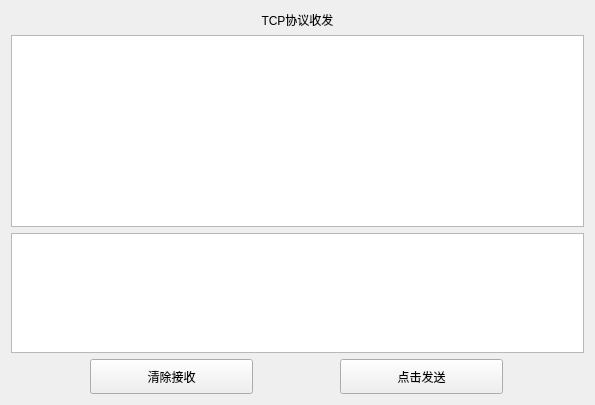
          <widget class="QWidget" name="tab_tcp">
           <attribute name="title">
            <string>TCP</string>
           </attribute>
           <layout class="QVBoxLayout" name="verticalLayout_9">
            <item>
             <widget class="QLabel" name="label_17">
              <property name="text">
               <string>TCP协议收发</string>
              </property>
              <property name="alignment">
               <set>Qt::AlignCenter</set>
              </property>
             </widget>
            </item>
            <item>
             <widget class="QPlainTextEdit" name="ptedit_TcpRec"/>
            </item>
            <item>
             <widget class="QPlainTextEdit" name="ptedit_TcpSen">
              <property name="maximumSize">
               <size>
                <width>16777215</width>
                <height>120</height>
               </size>
              </property>
             </widget>
            </item>
            <item>
             <layout class="QHBoxLayout" name="horizontalLayout_7" stretch="0,20,10,20,10">
              <item>
               <spacer name="horizontalSpacer_13">
                <property name="orientation">
                 <enum>Qt::Horizontal</enum>
                </property>
                <property name="sizeHint" stdset="0">
                 <size>
                  <width>79</width>
                  <height>20</height>
                 </size>
                </property>
               </spacer>
              </item>
              <item>
               <widget class="QPushButton" name="pbtn_TcpClear">
                <property name="minimumSize">
                 <size>
                  <width>0</width>
                  <height>35</height>
                 </size>
                </property>
                <property name="baseSize">
                 <size>
                  <width>0</width>
                  <height>0</height>
                 </size>
                </property>
                <property name="text">
                 <string>清除接收</string>
                </property>
               </widget>
              </item>
              <item>
               <spacer name="horizontalSpacer_14">
                <property name="orientation">
                 <enum>Qt::Horizontal</enum>
                </property>
                <property name="sizeHint" stdset="0">
                 <size>
                  <width>118</width>
                  <height>20</height>
                 </size>
                </property>
               </spacer>
              </item>
              <item>
               <widget class="QPushButton" name="pbtn_TcpSend">
                <property name="minimumSize">
                 <size>
                  <width>0</width>
                  <height>35</height>
                 </size>
                </property>
                <property name="text">
                 <string>点击发送</string>
                </property>
               </widget>
              </item>
              <item>
               <spacer name="horizontalSpacer_15">
                <property name="orientation">
                 <enum>Qt::Horizontal</enum>
                </property>
                <property name="sizeHint" stdset="0">
                 <size>
                  <width>210</width>
                  <height>20</height>
                 </size>
                </property>
               </spacer>
              </item>
             </layout>
            </item>
           </layout>
          </widget>
